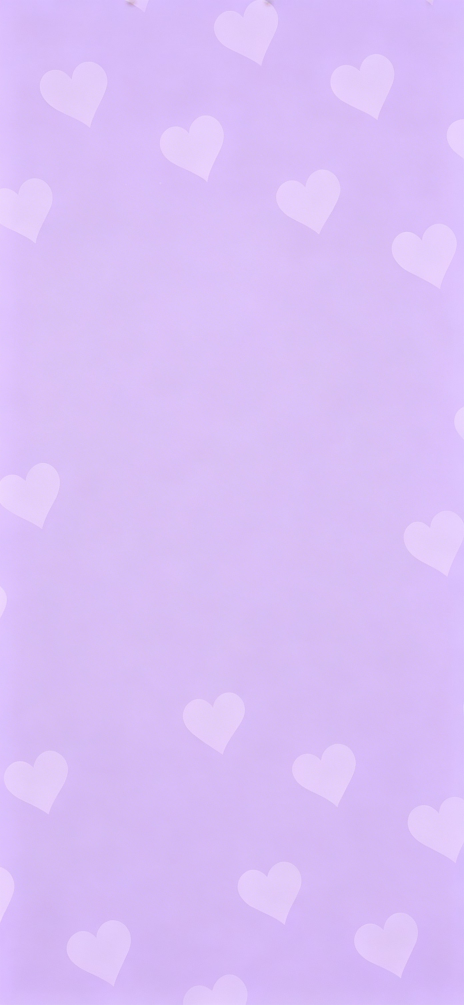
#> input picture images/home-bg.jpg, 1391 x 3013 px (shown at 1/3 size); its folder holds 4 pictures in this run
$ python compress_pack_images.py
#> lines starting #> are read from the running program, lines starting #| are printed output that depends on the picture
#> in compress_file, img is the input picture: PIL image 1391x3013 RGB; mean R, G, B 217.5, 190.7, 247
#!/usr/bin/env python3
"""
压缩包内 images/：仅在体积变小时才覆盖原文件。
用法：python3 tools/compress_pack_images.py
"""
from __future__ import annotations

import io
import os
import struct
import sys
from pathlib import Path

from PIL import Image

ROOT = Path(__file__).resolve().parents[1]
IMAGES = ROOT / "images"

MAX_EDGE = {
    "icons": 320,
    "themes": 400,
    "settings": 560,
    "win": 800,
    "timeup": 1300,
    "modals": 1300,
    "": 1300,
}

JPG_QUALITY = 82
PNG_COMPRESS = 9
SKIP_NAMES = {"rank.png", "share.png"}


def category_for(path: Path) -> str:
    parts = path.relative_to(IMAGES).parts
    return parts[0] if len(parts) > 1 else ""


def maybe_resize(img: Image.Image, max_edge: int) -> Image.Image:
#> called with max_edge = 1300
    w, h = img.size
#> w = 1391; h = 3013
    edge = max(w, h)
#> edge = 3013
    if edge <= max_edge:
        return img
    scale = max_edge / edge
#> scale = 0.431
    nw = max(1, int(w * scale))
#> nw = 600
    nh = max(1, int(h * scale))
#> nh = 1300
    resample = Image.Resampling.LANCZOS if hasattr(Image, "Resampling") else Image.LANCZOS
    return img.resize((nw, nh), resample)
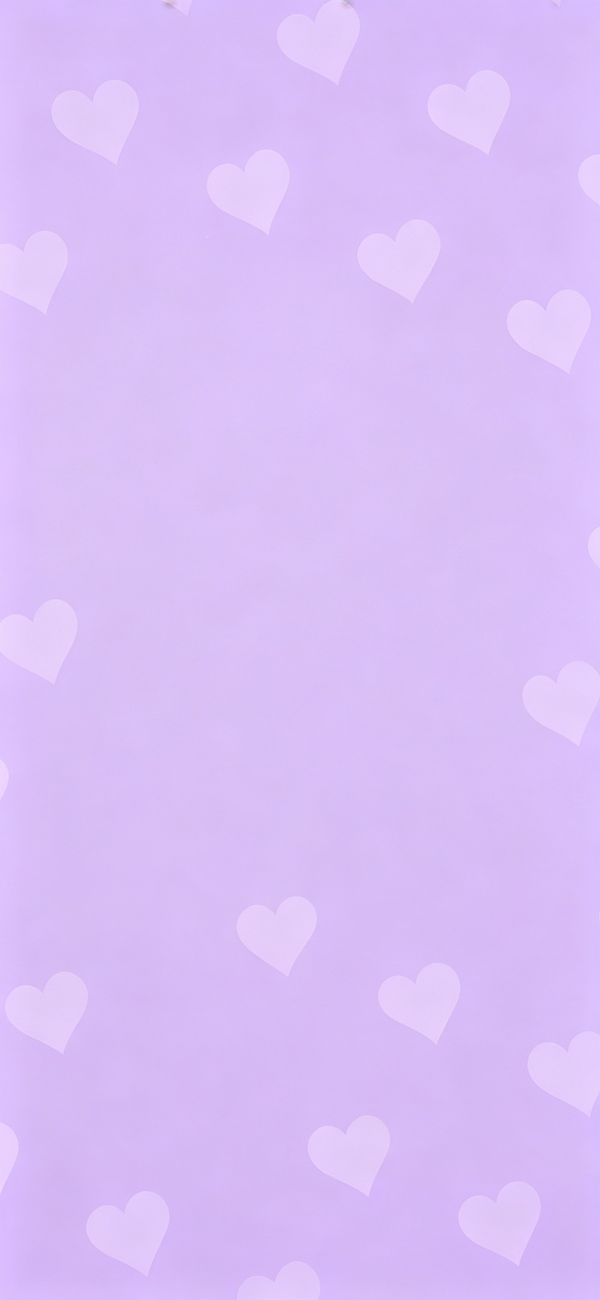
#> returned value: PIL image 600x1300 RGB; mean R, G, B 217.5, 190.7, 247


def encode_image(path: Path, img: Image.Image) -> bytes:
    buf = io.BytesIO()
    ext = path.suffix.lower()
    if ext in (".jpg", ".jpeg"):
        if img.mode != "RGB":
            img = img.convert("RGB")
        img.save(buf, "JPEG", quality=JPG_QUALITY, optimize=True, progressive=True)
    else:
        if img.mode not in ("RGB", "RGBA"):
            img = img.convert("RGBA")
        img.save(buf, "PNG", optimize=True, compress_level=PNG_COMPRESS)
    return buf.getvalue()


def compress_file(path: Path) -> tuple[int, int, bool]:
    before = path.stat().st_size
    ext = path.suffix.lower()
    if ext not in (".png", ".jpg", ".jpeg"):
        return before, before, False

    img = Image.open(path)
    cat = category_for(path)
    max_edge = MAX_EDGE.get(cat, MAX_EDGE[""])
    img = maybe_resize(img, max_edge)
    data = encode_image(path, img)
    after = len(data)
#> after = 18514

    if after < before:
        path.write_bytes(data)
        return before, after, True
    return before, after, False


def main() -> int:
    if not IMAGES.is_dir():
        print("images/ not found", file=sys.stderr)
        return 1

    total_before = 0
    total_after = 0
    saved = 0
    files = sorted(
        p for p in IMAGES.rglob("*")
        if p.is_file() and p.suffix.lower() in (".png", ".jpg", ".jpeg")
        and p.name not in SKIP_NAMES
    )

    for path in files:
        b, a, ok = compress_file(path)
#> b = 215722; a = 18514; ok = True
        total_before += b
#> total_before = 215722
        total_after += a if ok else b
#> total_after = 18514
        rel = path.relative_to(ROOT)
        if ok:
            saved += 1
            pct = int((1 - a / b) * 100) if b else 0
#> pct = 91
            print(f"- {rel}: {b // 1024}KB -> {a // 1024}KB (-{pct}%)")
#| - images/home-bg.jpg: 210KB -> 18KB (-91%)
        else:
            print(f"  {rel}: {b // 1024}KB (skip, would grow)")

    print(f"\nUpdated {saved}/{len(files)} files")
    print(f"Total: {total_before / 1024 / 1024:.2f}MB -> {total_after / 1024 / 1024:.2f}MB")
    return 0


if __name__ == "__main__":
    raise SystemExit(main())
#> (the program exits here)
